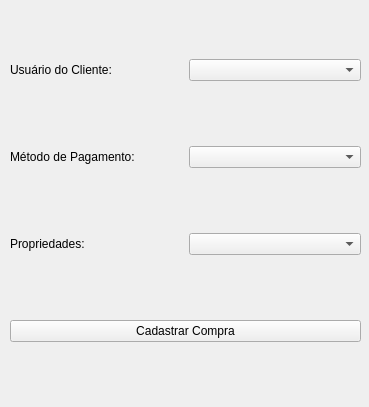
<?xml version="1.0" encoding="UTF-8"?>
<ui version="4.0">
 <class>CreatePurchase</class>
 <widget class="QMainWindow" name="CreatePurchase">
  <property name="geometry">
   <rect>
    <x>0</x>
    <y>0</y>
    <width>369</width>
    <height>407</height>
   </rect>
  </property>
  <property name="sizePolicy">
   <sizepolicy hsizetype="Fixed" vsizetype="Fixed">
    <horstretch>0</horstretch>
    <verstretch>0</verstretch>
   </sizepolicy>
  </property>
  <property name="windowTitle">
   <string>Criar Compra</string>
  </property>
  <widget class="QWidget" name="centralwidget">
   <widget class="QWidget" name="">
    <property name="geometry">
     <rect>
      <x>10</x>
      <y>0</y>
      <width>351</width>
      <height>401</height>
     </rect>
    </property>
    <layout class="QVBoxLayout" name="verticalLayout">
     <item>
      <layout class="QHBoxLayout" name="horizontalLayout">
       <item>
        <widget class="QLabel" name="label">
         <property name="text">
          <string>Usuário do Cliente:</string>
         </property>
        </widget>
       </item>
       <item>
        <widget class="QComboBox" name="comboUserClient"/>
       </item>
      </layout>
     </item>
     <item>
      <layout class="QHBoxLayout" name="horizontalLayout_2">
       <item>
        <widget class="QLabel" name="label_2">
         <property name="text">
          <string>Método de Pagamento:</string>
         </property>
        </widget>
       </item>
       <item>
        <widget class="QComboBox" name="comboPaymentMethod"/>
       </item>
      </layout>
     </item>
     <item>
      <layout class="QHBoxLayout" name="horizontalLayout_3">
       <item>
        <widget class="QLabel" name="label_3">
         <property name="text">
          <string>Propriedades:</string>
         </property>
        </widget>
       </item>
       <item>
        <layout class="QVBoxLayout" name="comboPropertyLayout">
         <item>
          <widget class="QComboBox" name="ComboProperty"/>
         </item>
        </layout>
       </item>
      </layout>
     </item>
     <item>
      <widget class="QPushButton" name="btnCreatePurchase">
       <property name="text">
        <string>Cadastrar Compra</string>
       </property>
      </widget>
     </item>
    </layout>
   </widget>
  </widget>
 </widget>
 <resources/>
 <connections/>
</ui>
